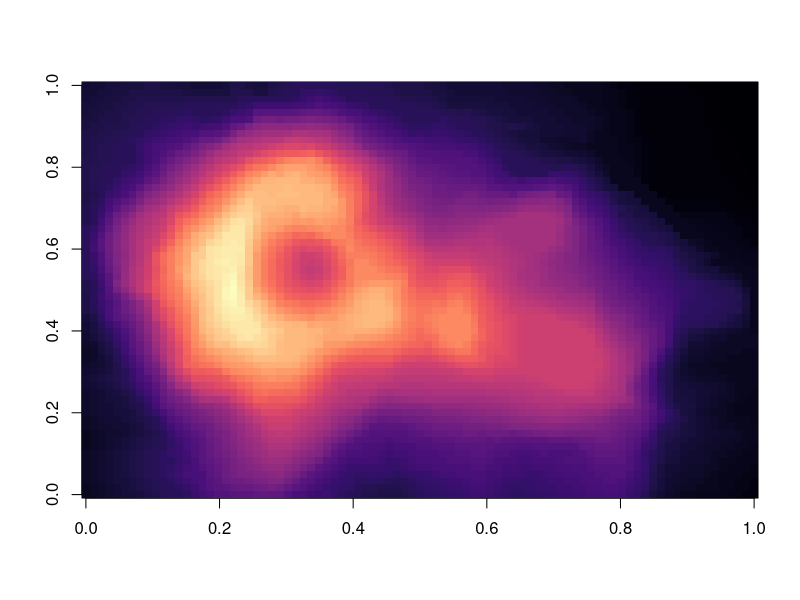

The R script that drew this image:
## ---- chunk 1
knitr::opts_chunk$set(echo = TRUE)
## ---- chunk 2
library(viridis)
## ---- chunk 3
image(volcano,col=viridis(200,option = "A"))
